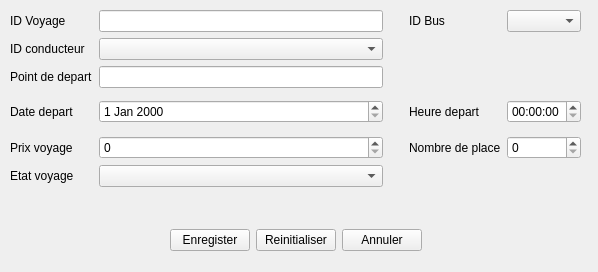
<?xml version="1.0" encoding="UTF-8"?>
<ui version="4.0">
 <class>Voyage</class>
 <widget class="QWidget" name="Voyage">
  <property name="windowModality">
   <enum>Qt::ApplicationModal</enum>
  </property>
  <property name="geometry">
   <rect>
    <x>0</x>
    <y>0</y>
    <width>598</width>
    <height>272</height>
   </rect>
  </property>
  <property name="minimumSize">
   <size>
    <width>598</width>
    <height>272</height>
   </size>
  </property>
  <property name="maximumSize">
   <size>
    <width>598</width>
    <height>272</height>
   </size>
  </property>
  <property name="windowTitle">
   <string>Voyage</string>
  </property>
  <property name="autoFillBackground">
   <bool>false</bool>
  </property>
  <widget class="QWidget" name="verticalLayoutWidget">
   <property name="geometry">
    <rect>
     <x>10</x>
     <y>10</y>
     <width>571</width>
     <height>241</height>
    </rect>
   </property>
   <layout class="QVBoxLayout" name="verticalLayout">
    <item>
     <layout class="QGridLayout" name="gridLayout">
      <item row="4" column="0">
       <widget class="QLabel" name="label_6">
        <property name="text">
         <string>Date depart</string>
        </property>
       </widget>
      </item>
      <item row="0" column="1">
       <widget class="QLineEdit" name="lineEdit"/>
      </item>
      <item row="2" column="0">
       <widget class="QLabel" name="label_2">
        <property name="text">
         <string>ID conducteur</string>
        </property>
       </widget>
      </item>
      <item row="0" column="3">
       <widget class="QLabel" name="label_3">
        <property name="text">
         <string>ID Bus</string>
        </property>
       </widget>
      </item>
      <item row="4" column="4">
       <widget class="QTimeEdit" name="timeEdit"/>
      </item>
      <item row="5" column="4">
       <widget class="QSpinBox" name="spinBox_2"/>
      </item>
      <item row="5" column="1">
       <widget class="QSpinBox" name="spinBox"/>
      </item>
      <item row="5" column="0">
       <widget class="QLabel" name="label_5">
        <property name="text">
         <string>Prix voyage</string>
        </property>
       </widget>
      </item>
      <item row="4" column="1">
       <widget class="QDateEdit" name="dateEdit"/>
      </item>
      <item row="6" column="0">
       <widget class="QLabel" name="label_9">
        <property name="text">
         <string>Etat voyage</string>
        </property>
       </widget>
      </item>
      <item row="3" column="1">
       <widget class="QLineEdit" name="lineEdit_4"/>
      </item>
      <item row="5" column="3">
       <widget class="QLabel" name="label_8">
        <property name="text">
         <string>Nombre de place</string>
        </property>
       </widget>
      </item>
      <item row="4" column="3">
       <widget class="QLabel" name="label_7">
        <property name="text">
         <string>Heure depart</string>
        </property>
       </widget>
      </item>
      <item row="0" column="4">
       <widget class="QComboBox" name="comboBox_3"/>
      </item>
      <item row="2" column="1">
       <widget class="QComboBox" name="comboBox_2"/>
      </item>
      <item row="3" column="0">
       <widget class="QLabel" name="label_4">
        <property name="text">
         <string>Point de depart</string>
        </property>
       </widget>
      </item>
      <item row="6" column="1">
       <widget class="QComboBox" name="comboBox"/>
      </item>
      <item row="0" column="0">
       <widget class="QLabel" name="label">
        <property name="text">
         <string>ID Voyage</string>
        </property>
       </widget>
      </item>
      <item row="4" column="2">
       <spacer name="verticalSpacer_2">
        <property name="orientation">
         <enum>Qt::Vertical</enum>
        </property>
        <property name="sizeHint" stdset="0">
         <size>
          <width>20</width>
          <height>40</height>
         </size>
        </property>
       </spacer>
      </item>
     </layout>
    </item>
    <item>
     <spacer name="verticalSpacer">
      <property name="orientation">
       <enum>Qt::Vertical</enum>
      </property>
      <property name="sizeHint" stdset="0">
       <size>
        <width>20</width>
        <height>40</height>
       </size>
      </property>
     </spacer>
    </item>
    <item>
     <layout class="QHBoxLayout" name="horizontalLayout">
      <item>
       <spacer name="horizontalSpacer">
        <property name="orientation">
         <enum>Qt::Horizontal</enum>
        </property>
        <property name="sizeHint" stdset="0">
         <size>
          <width>40</width>
          <height>20</height>
         </size>
        </property>
       </spacer>
      </item>
      <item>
       <widget class="QPushButton" name="pushButton_3">
        <property name="text">
         <string>Enregister</string>
        </property>
       </widget>
      </item>
      <item>
       <widget class="QPushButton" name="pushButton_2">
        <property name="text">
         <string>Reinitialiser</string>
        </property>
       </widget>
      </item>
      <item>
       <widget class="QPushButton" name="pushButton">
        <property name="text">
         <string>Annuler</string>
        </property>
       </widget>
      </item>
      <item>
       <spacer name="horizontalSpacer_2">
        <property name="orientation">
         <enum>Qt::Horizontal</enum>
        </property>
        <property name="sizeHint" stdset="0">
         <size>
          <width>40</width>
          <height>20</height>
         </size>
        </property>
       </spacer>
      </item>
     </layout>
    </item>
   </layout>
  </widget>
 </widget>
 <resources/>
 <connections/>
</ui>
